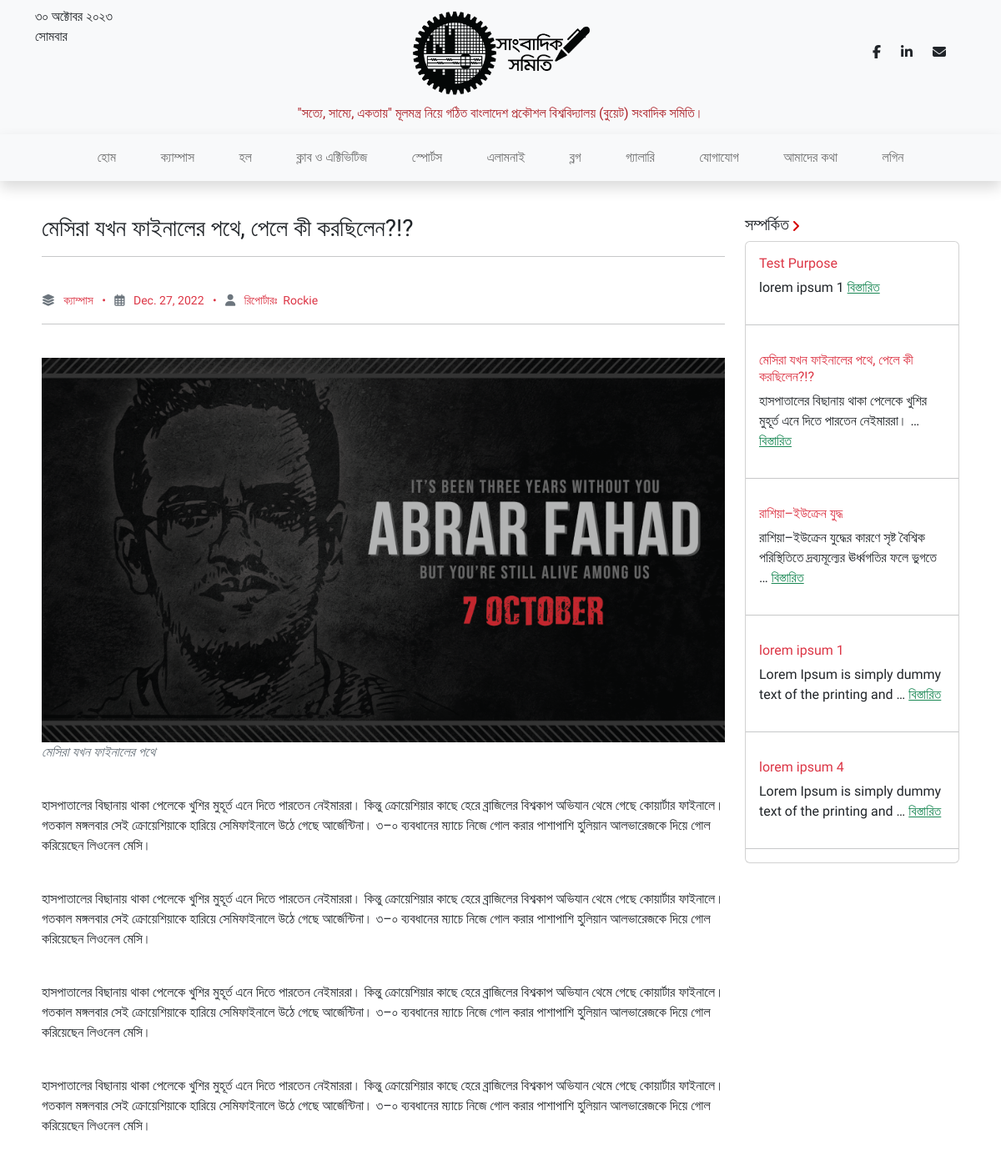
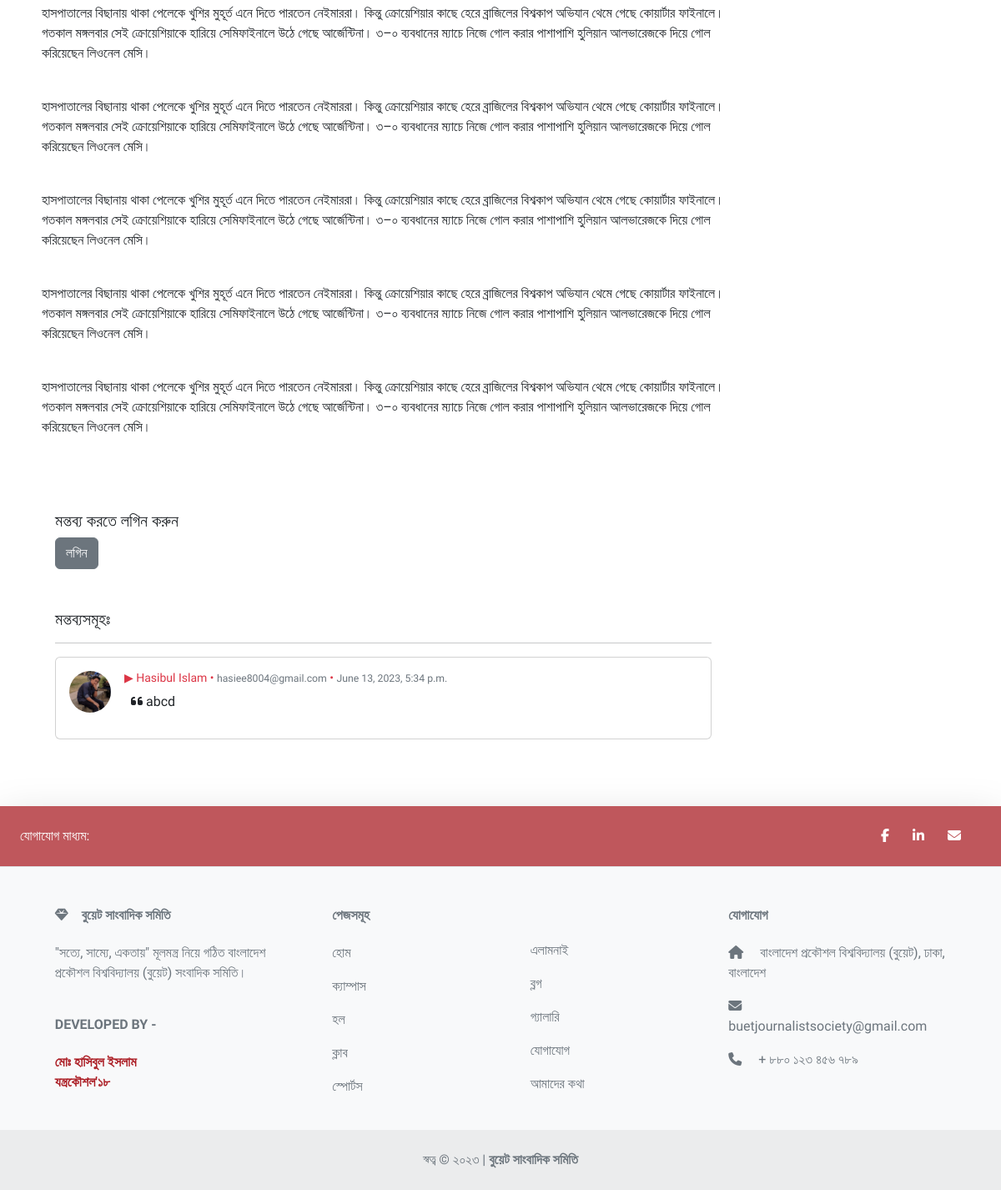
Screenshot of /posts/8/ with the database file from the repository (2 pictures, top to bottom).
### home/models.py (models this page shows, shortened)
class Post(models.Model):
    date = models.DateField(default=datetime.datetime.now, null=True, blank=True)
    category = models.CharField(max_length=100, choices=CATEGORIES, default='ক্যাম্পাস', null=True)
    title = models.CharField(max_length=400)
    para1 = models.TextField(blank=True)
    para2 = models.TextField(blank=True)
    para3 = models.TextField(blank=True)
    para4 = models.TextField(blank=True)
    para5 = models.TextField(blank=True)
    para6 = models.TextField(blank=True)
    para7 = models.TextField(blank=True)
    para8 = models.TextField(blank=True)
    para9 = models.TextField(blank=True)
    para10 = models.TextField(blank=True)
    para11 = models.TextField(blank=True)
    para12 = models.TextField(blank=True)
    para13 = models.TextField(blank=True)
    para14 = models.TextField(blank=True)
    para15 = models.TextField(blank=True)
    para16 = models.TextField(blank=True)
    para17 = models.TextField(blank=True)
    para18 = models.TextField(blank=True)
    para19 = models.TextField(blank=True)
    para20 = models.TextField(blank=True)
    para21 = models.TextField(blank=True)
    para22 = models.TextField(blank=True)
    para23 = models.TextField(blank=True)
    para24 = models.TextField(blank=True)
    para25 = models.TextField(blank=True)
    para26 = models.TextField(blank=True)
    para27 = models.TextField(blank=True)
    para28 = models.TextField(blank=True)
    para29 = models.TextField(blank=True)
    para30 = models.TextField(blank=True)
    para31 = models.TextField(blank=True)
    para32 = models.TextField(blank=True)
    para33 = models.TextField(blank=True)
    para34 = models.TextField(blank=True)
    para35 = models.TextField(blank=True)
    para36 = models.TextField(blank=True)
    para37 = models.TextField(blank=True)
    para38 = models.TextField(blank=True)
    para39 = models.TextField(blank=True)
    para40 = models.TextField(blank=True)
    para41 = models.TextField(blank=True)
    para42 = models.TextField(blank=True)
    para43 = models.TextField(blank=True)
    para44 = models.TextField(blank=True)
    para45 = models.TextField(blank=True)
    para46 = models.TextField(blank=True)
    para47 = models.TextField(blank=True)
    para48 = models.TextField(blank=True)
    para49 = models.TextField(blank=True)
    para50 = models.TextField(blank=True)
    para51 = models.TextField(blank=True)
    para52 = models.TextField(blank=True)
    para53 = models.TextField(blank=True)
    para54 = models.TextField(blank=True)
    para55 = models.TextField(blank=True)
    para56 = models.TextField(blank=True)
    para57 = models.TextField(blank=True)
    para58 = models.TextField(blank=True)
    para59 = models.TextField(blank=True)
    para60 = models.TextField(blank=True)
    para61 = models.TextField(blank=True)
    para62 = models.TextField(blank=True)
    para63 = models.TextField(blank=True)
    para64 = models.TextField(blank=True)
    para65 = models.TextField(blank=True)
    para66 = models.TextField(blank=True)
    para67 = models.TextField(blank=True)
    para68 = models.TextField(blank=True)
    para69 = models.TextField(blank=True)
    para70 = models.TextField(blank=True)
    para71 = models.TextField(blank=True)
    para72 = models.TextField(blank=True)
    para73 = models.TextField(blank=True)
    para74 = models.TextField(blank=True)
    para75 = models.TextField(blank=True)
    para76 = models.TextField(blank=True)
    para77 = models.TextField(blank=True)
    para78 = models.TextField(blank=True)
    para79 = models.TextField(blank=True)
    para80 = models.TextField(blank=True)
    para81 = models.TextField(blank=True)
    para82 = models.TextField(blank=True)
    para83 = models.TextField(blank=True)
    para84 = models.TextField(blank=True)
    para85 = models.TextField(blank=True)
    para86 = models.TextField(blank=True)
    para87 = models.TextField(blank=True)
    para88 = models.TextField(blank=True)
    para89 = models.TextField(blank=True)
    para90 = models.TextField(blank=True)
    para91 = models.TextField(blank=True)
    para92 = models.TextField(blank=True)
    para93 = models.TextField(blank=True)
    para94 = models.TextField(blank=True)
    para95 = models.TextField(blank=True)
    para96 = models.TextField(blank=True)
    para97 = models.TextField(blank=True)
    para98 = models.TextField(blank=True)
    para99 = models.TextField(blank=True)
    para100 = models.TextField(blank=True)
    img1 = models.ImageField(upload_to ='static/uploads', blank=True)
    img1caption = models.CharField(max_length=500, blank=True)
    img2 = models.ImageField(upload_to ='static/uploads', blank=True)
    img2caption = models.CharField(max_length=500, blank=True)
    img3 = models.ImageField(upload_to ='static/uploads', blank=True)
    img3caption = models.CharField(max_length=500, blank=True)
    img4 = models.ImageField(upload_to ='static/uploads', blank=True)
    img4caption = models.CharField(max_length=500, blank=True)
    img5 = models.ImageField(upload_to ='static/uploads', blank=True)
    img5caption = models.CharField(max_length=500, blank=True)
    img6 = models.ImageField(upload_to ='static/uploads', blank=True)
    img6caption = models.CharField(max_length=500, blank=True)
    img7 = models.ImageField(upload_to ='static/uploads', blank=True)
    img7caption = models.CharField(max_length=500, blank=True)
    img8 = models.ImageField(upload_to ='static/uploads', blank=True)
    img8caption = models.CharField(max_length=500, blank=True)
    img9 = models.ImageField(upload_to ='static/uploads', blank=True)
    img9caption = models.CharField(max_length=500, blank=True)
    img10 = models.ImageField(upload_to ='static/uploads', blank=True)
    img10caption = models.CharField(max_length=500, blank=True)
    author = models.CharField(max_length=264, default='BUETJS')

class AllComment(models.Model):
    post = models.ForeignKey(Post,related_name="comments", on_delete=models.CASCADE)
    user = models.ForeignKey(User,related_name="comments", on_delete=models.CASCADE, null=True)
    comment = models.TextField(max_length=2000)
    date_added = models.DateTimeField(auto_now_add=True)

class Viewer(models.Model):
    user = models.OneToOneField(User,null=True,blank=True, on_delete=models.CASCADE)
    name = models.CharField(max_length=255, null=True)
    phone = models.CharField(max_length=20,null=True)
    email = models.CharField(max_length=50,null = True)
    profile_pic = models.ImageField(default='static/default.jpeg',null=True, blank = True, upload_to='static/profiles')
    date_created = models.DateTimeField(auto_now_add=True, null=True)

### home/views.py (the view, shortened to what this page needs)
# urls.py: path('posts/<str:id>/',views.post, name="post"),
def post(request,id):
    try:
        comment_form = CommentForm()
        post = Post.objects.get(id=id)
        all_posts = Post.objects.order_by('date').reverse()
        context = {'post': post, 'posts' : all_posts,'form': comment_form}
        return render(request, 'home/viewpost.html', context)
    except Post.DoesNotExist:
        return render(request, 'not-found.html')

### template/home/viewpost.html (shortened to what this page needs)
{% extends 'base.html' %}
{% load static %}
{% block styles %}
    <link rel="stylesheet" href="{% static 'css/viewpost.css' %}" />
{% endblock %}
{% block body_block %}
<div class="container row px-2 mx-auto py-4 justify-content-center post-wrapper">
    <div class="post-details">
        <h3 class="post-headline">
            {{post.title}}
          </h3>
          <hr />
          <br />
          <div class="post-infos text-danger">
            <small><i class="fas fa-layer-group text-secondary"></i> &nbsp; {{post.category}} &nbsp; • &nbsp; <i class="far fa-calendar-alt text-secondary"></i> &nbsp; {{post.date}} &nbsp; • &nbsp; <i class="fas fa-user text-secondary"></i>  &nbsp; রিপোর্টারঃ  &nbsp;{{post.author}}</small>
          </div>
          <hr />
          <br />
          <div class="post-body">
              <img src="/{{STATIC_URL}}{{post.img1}}" width="100%" alt="{{post.img1caption}}" /><p class="img-caption"><i class="text-secondary"> {{post.img1caption}}</i> </p> <br />
            <p>{{post.para1}}</p><br />
            <p>{{post.para2}}</p><br />
            <p>{{post.para3}}</p><br />
            <p>{{post.para4}}</p><br />
            {% if post.para5 %}
            <p>{{post.para5}}</p><br />
            {% endif %}
            {% if post.para6 %}
            <p>{{post.para6}}</p><br />
            {% endif %}
            {% if post.para7 %}
            <p>{{post.para7}}</p><br />
            {% endif %}
            {% if post.para8 %}
            <p>{{post.para8}}</p><br />
            {% endif %}
            {% if post.para9 %}
            <p>{{post.para9}}</p><br />
            {% endif %}
          </div>
          <div class=" inside-from m-3 rounded">
            {% if request.user.is_authenticated %}
            <form  method="POST">
                {% csrf_token %}
                <h3 class="">মন্তব্য করুন</h3> <hr>
                {% comment %} <div class="form-group">
                  <input type="text" class="form-control" id="commentor_name" name="commentor_name" value="{{request.user.first_name}} {{request.user.last_name}}" placeholder="আপনার নাম" disabled required>
                </div> <br>
                <div class="form-group">
                  <input type="email" class="form-control" id="commentor_email" name="commentor_email" value="{{request.user.email}}" placeholder="ই-মেইল (ঐচ্ছিক)" disabled >
                </div> <br> {% endcomment %}
                <div class="form-group">
                  <textarea class="form-control" id="comment" name="comment" rows="5" placeholder="আপনার মন্তব্য" required></textarea>
                </div> <br>
                {% comment %} {{form.as_p}} {% endcomment %}
                <div class="form-check">
                  <input class="form-check-input" type="checkbox" value="" id="checkbox" onchange="document.getElementById('button').disabled = !this.checked;">
                  <label class="form-check-label" for="button">
                    আমি নিশ্চিত যে, মন্তব্য করতে চাই
                  </label>
                </div>
                <div>
                  <span class="text-danger">⚠️ আপনি পরবর্তীতে আপনার মন্তব্যটি মুছতে পারবেন না! </span>
                </div>
                <button type="submit" class="btn btn-danger submit-btn" id="button" disabled>পাঠান</button>
              </form>
              {% else %}
              <div class="goto">
                <h5 class="mt-5">মন্তব্য করতে লগিন করুন </h5>
                <a href="/signin" class="btn btn-secondary">লগিন</a>
              </div>
              {% endif %}
              <div class="comments">
                {% if not post.comments.all %}
                <h5 class="mt-5">এখনো কোনো মন্তব্য যুক্ত হয়নি! </h5>
                {% else %}
                <h5 class="mt-5">মন্তব্যসমূহঃ </h5> <hr>
                  {% for comment in post.comments.all|slice:"::-1" %}
                  <div class="row d-flex justify-content-center">
                    <div>
                      <div class="shadow-0" >
                        <div class="card-body">
                          <div class="card mb-4">
                            <div class="card-body">
                              <div class="italic d-flex">
                                <div>
                                  <img src="{{comment.user.viewer.profile_pic.url}}" alt="avatar"
                  class="rounded-circle img-fluid" style="width: 50px;">
                                </div>
                                <div class="px-2">
                                  <div class="d-flex flex-row align-items-center"><h6 class="small mb-0 ms-2 text-danger">▶ {{comment.user.viewer.name}} •
                                    {% if comment.user.email %}
                                    <small class="text-secondary">{{comment.user.email}}</small> •
                                    {% endif %}
                                     <small class="text-secondary">{{comment.date_added}}</small></h6> </div>
                                  <div>
                                     <p class="mt-2 px-3"><i class="fa-solid fa-quote-left"></i> {{comment.comment}}</p>
                                    </div>
                                    </div>
                              </div>
                            </div>
                          </div>
                        </div>
                      </div>
                    </div>
                  </div>
                  {% endfor %}
                {% endif %}
              </div>
            </div>
    </div>
    <div class="suggested">
        <h5 class="posts-top">
          সম্পর্কিত
          <span class="text-danger">
          </span>
        </h5>
        <div class="card" style="width:100%">
          {% for post in posts|slice:":5" %}
        <div class="card-body">
          <h6 class="card-title text-danger">{{post.title}}</h6>
          <p class="card-text">{{post.para1|truncatewords:10}} <a href="/posts/{{post.id}}" class=" text-success">বিস্তারিত</a></p>
        </div> <hr>
        {% endfor %}
      </div>
      </div>
  </div>
{% endblock body_block %}

### static/css/base.css (style rules this page uses)
body { font-family: "SolaimanLipi", "Anek Bangla", "Baloo Da 2", "Poppins", sans-serif; }

### static/css/viewpost.css (style rules this page uses)
.post-wrapper { display: grid; grid-template-columns: 3fr 1fr; }

### rows the page displays
Post: title "মেসিরা যখন ফাইনালের পথে, পেলে কী করছিলেন?!?", category "ক্যাম্পাস", date "Dec. 27, 2022", author "Rockie", img1 (picture), img1caption "মেসিরা যখন ফাইনালের পথে", para1 "হাসপাতালের বিছানায় থাকা পেলেকে খুশির মুহূর্ত এনে দিতে পারতেন নেইমাররা। কিন্তু ক্রোয়েশিয়ার কাছে হেরে ব্রাজিলের বিশ্বকাপ অভিযান থেমে গেছে কোয়ার্টার ফাইনালে। গতকাল মঙ্গলবার সেই ক্রোয়েশিয়াকে হারিয়ে সেমিফাইনালে উঠে গেছে আর্জেন্টিনা। ৩–০ ব্যবধানের ম্যাচে নিজে গোল করার পাশাপাশি হুলিয়ান আলভারেজকে দিয়ে গোল করিয়েছেন লিওনেল মেসি।", para2 "হাসপাতালের বিছানায় থাকা পেলেকে খুশির মুহূর্ত এনে দিতে পারতেন নেইমাররা। কিন্তু ক্রোয়েশিয়ার কাছে হেরে ব্রাজিলের বিশ্বকাপ অভিযান থেমে গেছে কোয়ার্টার ফাইনালে। গতকাল মঙ্গলবার সেই ক্রোয়েশিয়াকে হারিয়ে সেমিফাইনালে উঠে গেছে আর্জেন্টিনা। ৩–০ ব্যবধানের ম্যাচে নিজে গোল করার পাশাপাশি হুলিয়ান আলভারেজকে দিয়ে গোল করিয়েছেন লিওনেল মেসি।", para3 "হাসপাতালের বিছানায় থাকা পেলেকে খুশির মুহূর্ত এনে দিতে পারতেন নেইমাররা। কিন্তু ক্রোয়েশিয়ার কাছে হেরে ব্রাজিলের বিশ্বকাপ অভিযান থেমে গেছে কোয়ার্টার ফাইনালে। গতকাল মঙ্গলবার সেই ক্রোয়েশিয়াকে হারিয়ে সেমিফাইনালে উঠে গেছে আর্জেন্টিনা। ৩–০ ব্যবধানের ম্যাচে নিজে গোল করার পাশাপাশি হুলিয়ান আলভারেজকে দিয়ে গোল করিয়েছেন লিওনেল মেসি।", para4 "হাসপাতালের বিছানায় থাকা পেলেকে খুশির মুহূর্ত এনে দিতে পারতেন নেইমাররা। কিন্তু ক্রোয়েশিয়ার কাছে হেরে ব্রাজিলের বিশ্বকাপ অভিযান থেমে গেছে কোয়ার্টার ফাইনালে। গতকাল মঙ্গলবার সেই ক্রোয়েশিয়াকে হারিয়ে সেমিফাইনালে উঠে গেছে আর্জেন্টিনা। ৩–০ ব্যবধানের ম্যাচে নিজে গোল করার পাশাপাশি হুলিয়ান আলভারেজকে দিয়ে গোল করিয়েছেন লিওনেল মেসি।", para5 "হাসপাতালের বিছানায় থাকা পেলেকে খুশির মুহূর্ত এনে দিতে পারতেন নেইমাররা। কিন্তু ক্রোয়েশিয়ার কাছে হেরে ব্রাজিলের বিশ্বকাপ অভিযান থেমে গেছে কোয়ার্টার ফাইনালে। গতকাল মঙ্গলবার সেই ক্রোয়েশিয়াকে হারিয়ে সেমিফাইনালে উঠে গেছে আর্জেন্টিনা। ৩–০ ব্যবধানের ম্যাচে নিজে গোল করার পাশাপাশি হুলিয়ান আলভারেজকে দিয়ে গোল করিয়েছেন লিওনেল মেসি।", para6 "হাসপাতালের বিছানায় থাকা পেলেকে খুশির মুহূর্ত এনে দিতে পারতেন নেইমাররা। কিন্তু ক্রোয়েশিয়ার কাছে হেরে ব্রাজিলের বিশ্বকাপ অভিযান থেমে গেছে কোয়ার্টার ফাইনালে। গতকাল মঙ্গলবার সেই ক্রোয়েশিয়াকে হারিয়ে সেমিফাইনালে উঠে গেছে আর্জেন্টিনা। ৩–০ ব্যবধানের ম্যাচে নিজে গোল করার পাশাপাশি হুলিয়ান আলভারেজকে দিয়ে গোল করিয়েছেন লিওনেল মেসি।", para7 "হাসপাতালের বিছানায় থাকা পেলেকে খুশির মুহূর্ত এনে দিতে পারতেন নেইমাররা। কিন্তু ক্রোয়েশিয়ার কাছে হেরে ব্রাজিলের বিশ্বকাপ অভিযান থেমে গেছে কোয়ার্টার ফাইনালে। গতকাল মঙ্গলবার সেই ক্রোয়েশিয়াকে হারিয়ে সেমিফাইনালে উঠে গেছে আর্জেন্টিনা। ৩–০ ব্যবধানের ম্যাচে নিজে গোল করার পাশাপাশি হুলিয়ান আলভারেজকে দিয়ে গোল করিয়েছেন লিওনেল মেসি।", para8 "হাসপাতালের বিছানায় থাকা পেলেকে খুশির মুহূর্ত এনে দিতে পারতেন নেইমাররা। কিন্তু ক্রোয়েশিয়ার কাছে হেরে ব্রাজিলের বিশ্বকাপ অভিযান থেমে গেছে কোয়ার্টার ফাইনালে। গতকাল মঙ্গলবার সেই ক্রোয়েশিয়াকে হারিয়ে সেমিফাইনালে উঠে গেছে আর্জেন্টিনা। ৩–০ ব্যবধানের ম্যাচে নিজে গোল করার পাশাপাশি হুলিয়ান আলভারেজকে দিয়ে গোল করিয়েছেন লিওনেল মেসি।", para9 "হাসপাতালের বিছানায় থাকা পেলেকে খুশির মুহূর্ত এনে দিতে পারতেন নেইমাররা। কিন্তু ক্রোয়েশিয়ার কাছে হেরে ব্রাজিলের বিশ্বকাপ অভিযান থেমে গেছে কোয়ার্টার ফাইনালে। গতকাল মঙ্গলবার সেই ক্রোয়েশিয়াকে হারিয়ে সেমিফাইনালে উঠে গেছে আর্জেন্টিনা। ৩–০ ব্যবধানের ম্যাচে নিজে গোল করার পাশাপাশি হুলিয়ান আলভারেজকে দিয়ে গোল করিয়েছেন লিওনেল মেসি।", para1 "হাসপাতালের বিছানায় থাকা পেলেকে খুশির মুহূর্ত এনে দিতে পারতেন নেইমাররা। …"
AllComment: user.viewer.profile_pic (picture), user.viewer.name "Hasibul Islam", user.email "hasiee8004@gmail.com", date_added "June 13, 2023, 5:34 p.m.", comment "abcd"
Post: title "Test Purpose", para1 "lorem ipsum 1"
Post: title "রাশিয়া–ইউক্রেন যুদ্ধ", para1 "রাশিয়া–ইউক্রেন যুদ্ধের কারণে সৃষ্ট বৈশ্বিক পরিস্থিতিতে দ্রব্যমূল্যের ঊর্ধ্বগতির ফলে ভুগতে …"
Post: title "lorem ipsum 1", para1 "Lorem Ipsum is simply dummy text of the printing and …"
Post: title "lorem ipsum 4", para1 "Lorem Ipsum is simply dummy text of the printing and …"
